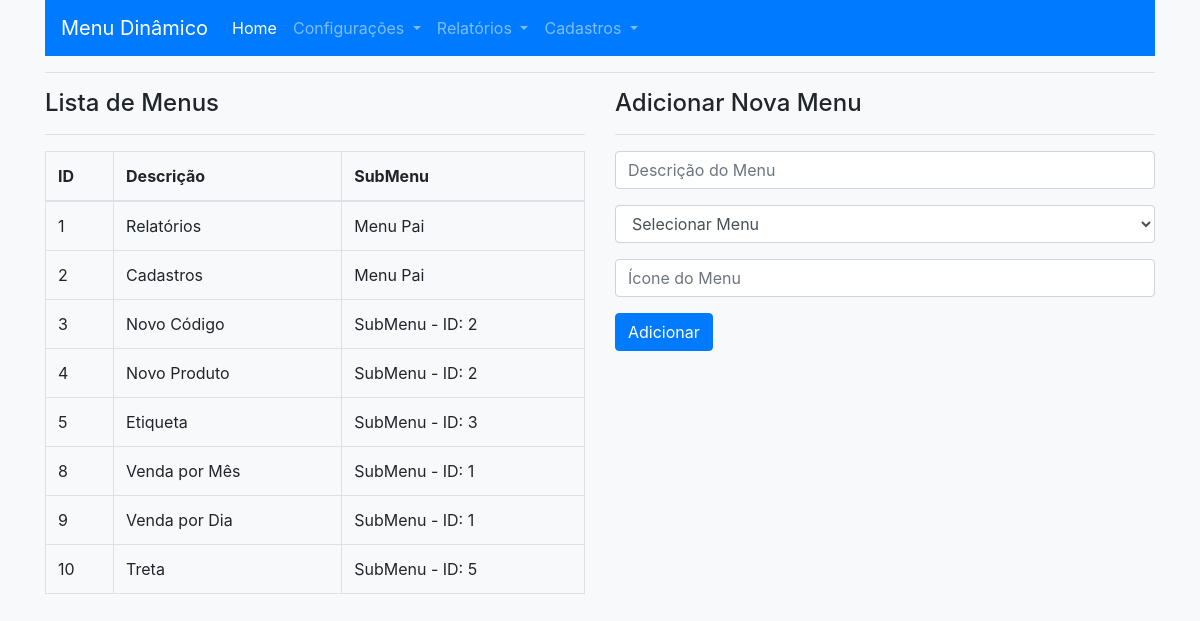
The page /cadastrar_menu.php on the database its author committed.
### tables this page shows
CREATE TABLE `menus` (
  `ID_MENU` int(11) NOT NULL,
  `ID_MENU_PAI` int(11) NOT NULL,
  `ORDEM` int(11) NOT NULL,
  `DESC` varchar(50) NOT NULL,
  `ICONE` varchar(50) NOT NULL,
  `ATIVO` varchar(1) NOT NULL
);

### conexao.php (called while the page is built, shortened)
<?php
$ID_USER_GROUP_SYS = '1';
?>

### cadastrar_menu.php (the view, shortened to what this page needs)
<!DOCTYPE html>
<html>
<?php include 'cabecalho.php';?>
<body>
<?php include 'menu.php';?>
<div class="container">
	<hr>
	<div class="row">
		<div class="col-md-6">
			<h4>Lista de Menus</h4>
			<hr>
			<table class="table table-bordered">
				<thead>
					<tr>
						<th>ID</th>
						<th>Descrição</th>
						<th>SubMenu</th>
					</tr>
				</thead>
				<tbody>
						<?php
						include 'conexao.php';
						$menulistqry="SELECT * FROM MENUS WHERE ATIVO = 'S'";
						$menulistres=mysqli_query($con,$menulistqry);
						while ($menudata=mysqli_fetch_assoc($menulistres)) {
						?>
						<tr>
							<td><?php echo $menudata['ID_MENU'];?></td>
							<td><?php echo $menudata['DESC'];?></td>
							<td><?php echo $menudata['ID_MENU_PAI'] == 0 ? "Menu Pai" : "SubMenu - ID: " . $menudata['ID_MENU_PAI'];?></td>
							</tr>
						<?php } ?>
				</tbody>
			</table>
		</div>
		<div class="col-md-6">
			<h4>Adicionar Nova Menu</h4>
			<hr>
			<form method="post" action="adicionar_menu.php">
				<div class="form-group">
					<input type="text" name="descricao" placeholder="Descrição do Menu" class="form-control" />
				</div>
				<div class="form-group">
				<select class="form-control" name="menu_id">
					<option value="">Selecionar Menu</option>
				</select>
				</div>
				<div class="form-group">
					<input type="text" name="icone" placeholder="Ícone do Menu" class="form-control" />
				</div>
				<div class="form-group">
					<input name="menu_submit" class="btn btn-primary" type="submit" value="Adicionar"/>
				</div>
			</form>
		</div>
	</div>
</div>
<?php include 'dependencias.php';?>
</body>
</html>

### menu.php (shortened to what this page needs)
<!DOCTYPE HTML>
<html lang="en">
<head>
</head>
<body class="bg-light">
<div class="container">
<nav class="navbar navbar-expand-lg navbar-dark bg-primary">
  <a class="navbar-brand" href="index.php">Menu Dinâmico</a>
  <div class="collapse navbar-collapse" id="main_nav">
<ul class="navbar-nav">
	<li class="nav-item active"> <a class="nav-link" href="index.php">Home </a> </li>
	<li class="nav-item dropdown">
		<a class="nav-link dropdown-toggle" href="#" data-toggle="dropdown">  Configurações  </a>
	</li>
	<?php
	require "conexao.php";
	$query = " SELECT MENUS.* FROM MENUS
	INNER JOIN MENU_GRUPO ON MENU_GRUPO.ID_MENU = MENUS.ID_MENU
	WHERE MENUS.ID_MENU_PAI = 0
	AND MENUS.ATIVO = 'S'
	AND MENU_GRUPO.ID_GRUPO = '$ID_USER_GROUP_SYS'";
	$resultado = mysqli_query($con,$query);
	while($menudata = mysqli_fetch_assoc($resultado)){
		$desc_pai = $menudata['DESC'];
		?>
	<li class="nav-item dropdown">
		<a class="nav-link dropdown-toggle" href="#" data-toggle="dropdown"> <?php echo $desc_pai ?> </a>
	</li>
		<?php
	}
	?>
</ul>
  </div>
</nav>
</div>
</body>
</html>

### rows shown on the page
menus: DESC "Relatórios", ID_MENU "1", ID_MENU_PAI "Menu Pai"
menus: DESC "Cadastros", ID_MENU "2", ID_MENU_PAI "Menu Pai"
menus: ID_MENU "3", DESC "Novo Código", ID_MENU_PAI "2"
menus: ID_MENU "4", DESC "Novo Produto", ID_MENU_PAI "2"
menus: ID_MENU "5", DESC "Etiqueta", ID_MENU_PAI "3"
menus: ID_MENU "8", DESC "Venda por Mês", ID_MENU_PAI "1"
menus: ID_MENU "9", DESC "Venda por Dia", ID_MENU_PAI "1"
menus: ID_MENU "10", DESC "Treta", ID_MENU_PAI "5"
